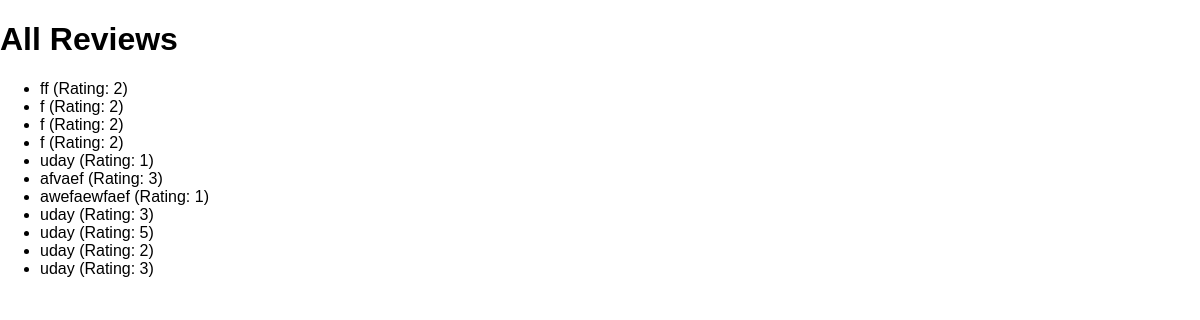
The app's page /reviews with its own data.
### reviews/models.py (models this page shows)
class Review(models.Model):
    user_name = models.CharField(max_length=100)
    review_text = models.TextField()
    rating = models.IntegerField()

### reviews/views.py (the view)
# urls.py: path('reviews', views.ReviewListView.as_view()),
class ReviewListView(ListView):
    template_name = 'reviews/review_list.html'
    model = Review # ListView -default template reference var name object_list
    context_object_name = 'reviews' # rename the template reference to this name
    def get_queryset(self):
        base_query = super().get_queryset()
        data = base_query.filter(rating__gte=1)
        return data

### reviews/templates/reviews/review_list.html (shortened to what this page needs)
{% extends "reviews/base.html" %}
{% block content %}
    <h1>All Reviews</h1>
    <ul>
        {% for review in reviews %}
            <li>{{ review.user_name }} (Rating: {{ review.rating }})</li>
        {% endfor %}
    </ul>
{% endblock %}

### reviews/static/reviews/style.css (style rules this page uses)
body { font-family: sans-serif; margin: 0; }

### records on screen
Review: user_name "ff", rating "2"
Review: user_name "f", rating "2"
Review: user_name "f", rating "2"
Review: user_name "f", rating "2"
Review: user_name "uday", rating "1"
Review: user_name "afvaef", rating "3"
Review: user_name "awefaewfaef", rating "1"
Review: user_name "uday", rating "3"
Review: user_name "uday", rating "5"
Review: user_name "uday", rating "2"
Review: user_name "uday", rating "3"
